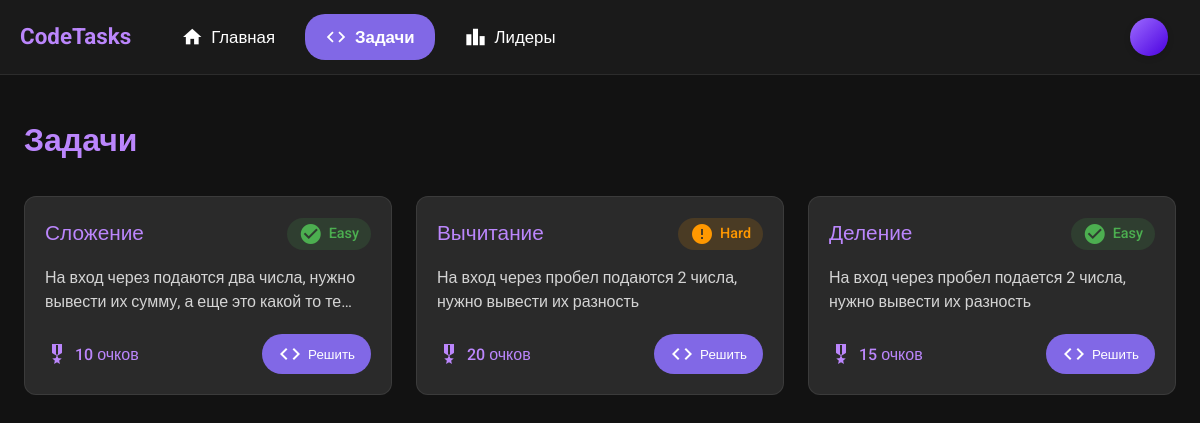
/tasks/, run on the app's committed database.
### app/models.py (models this page shows, shortened)
class Task(models.Model):
    title = models.CharField(max_length=100)
    description = models.TextField()
    COMPLEXITY_CHOICES = [
        (0, 'Easy'),
        (1, 'Medium'),
        (2, 'Hard'),
        (3, "Extreme"),
        (4, "Hardcore")
    ]
    complexity = models.IntegerField(choices=COMPLEXITY_CHOICES)
    award_points = models.IntegerField(default=0)

### app/views.py (the view)
# urls.py: path("tasks/", views.tasks, name="tasks"),
def tasks(request):
    tasks_list = Task.objects.all()
    return render(request, "tasks.html", {'tasks': tasks_list})

### templates/tasks.html (shortened to what this page needs)
{% extends 'base.html' %}
{% block content %}
    <div class="page-header">
        <h1 class="page-title">Задачи</h1>
    </div>
    <div class="tasks-container">
        {% for task in tasks %}
            <div class="task-card">
                <div class="task-header">
                    <a href="#" class="task-title">{{ task.title }}</a>
                    <span class="task-complexity complexity-{{ task.get_complexity_display|lower }}">
                <span class="material-icons"></span>
                {{ task.get_complexity_display }}
            </span>
                </div>
                <p class="task-description">{{ task.description|truncatechars:80 }}</p>
                <div class="task-footer">
                    <div class="task-points">
                        <span class="material-icons">military_tech</span>
                        <span>{{ task.award_points }} очков</span>
                    </div>
                    <button class="solve-button">
                        <span class="material-icons">code</span>
                        Решить
                    </button>
                </div>
            </div>
        {% empty %}
            <p>Пока нет доступных задач</p>
        {% endfor %}
    </div>
{% endblock %}

### templates/base.html (style rules this page uses)
:root { --md-sys-color-primary: #bb86fc; --md-sys-color-on-primary: #000000; --md-sys-color-primary-container: #8168e6; --md-sys-color-secondary: #bb86fc; --md-sys-color-surface: #1a1a1a; --md-sys-color-on-surface: #ffffff; --md-sys-color-surface-variant: #2a2a2a; --md-sys-color-error: #ff8a9e; --md-sys-color-outline: #a5a1aa; --md-ref-typeface-brand: 'Roboto', sans-serif; --md-ref-typeface-plain: 'Roboto', sans-serif; }
* { margin: 0; padding: 0; box-sizing: border-box; }
body { font-family: var(--md-ref-typeface-plain); color: var(--md-sys-color-on-surface); background-color: #121212; line-height: 1.6; font-size: 16px; }

### templates/tasks.html (style rules this page uses)
.tasks-container { display: grid; grid-template-columns: repeat(auto-fill, minmax(300px, 1fr)); gap: 24px; margin-top: 20px; }
.task-card { background-color: var(--md-sys-color-surface-variant); border-radius: 12px; padding: 20px; transition: all 0.3s ease; border: 1px solid rgba(255, 255, 255, 0.08); position: relative; overflow: hidden; }
.task-header { display: flex; justify-content: space-between; align-items: center; margin-bottom: 16px; }
.task-title { font-size: 1.3rem; font-weight: 500; color: var(--md-sys-color-primary); text-decoration: none; }
.task-complexity { display: flex; align-items: center; gap: 6px; font-weight: 500; padding: 4px 12px; border-radius: 20px; font-size: 0.9rem; }
.task-description { color: rgba(255, 255, 255, 0.8); margin-bottom: 20px; line-height: 1.5; display: -webkit-box; -webkit-line-clamp: 3; -webkit-box-orient: vertical; overflow: hidden; }
.task-footer { display: flex; justify-content: space-between; align-items: center; }
.task-points { display: flex; align-items: center; gap: 6px; font-weight: 500; color: var(--md-sys-color-secondary); }
.solve-button { background-color: var(--md-sys-color-primary-container); color: white; border: none; padding: 8px 16px; border-radius: 20px; cursor: pointer; font-weight: 500; transition: all 0.2s ease; display: flex; align-items: center; gap: 6px; }
.complexity-easy { background-color: rgba(76, 175, 80, 0.15); color: #4CAF50; }
.complexity-hard { background-color: rgba(255, 152, 0, 0.15); color: #FF9800; }
.page-header { display: flex; justify-content: space-between; align-items: center; margin-bottom: 30px; }
.page-title { font-size: 2rem; font-weight: 700; color: var(--md-sys-color-primary); }

### data on the page
Task: title "Сложение", complexity "Easy", description "На вход через подаются два числа, нужно вывести их сумму, а еще это какой то те…", award_points "10"
Task: title "Вычитание", complexity "Hard", description "На вход через пробел подаются 2 числа, нужно вывести их разность", award_points "20"
Task: title "Деление", complexity "Easy", description "На вход через пробел подается 2 числа, нужно вывести их разность", award_points "15"
